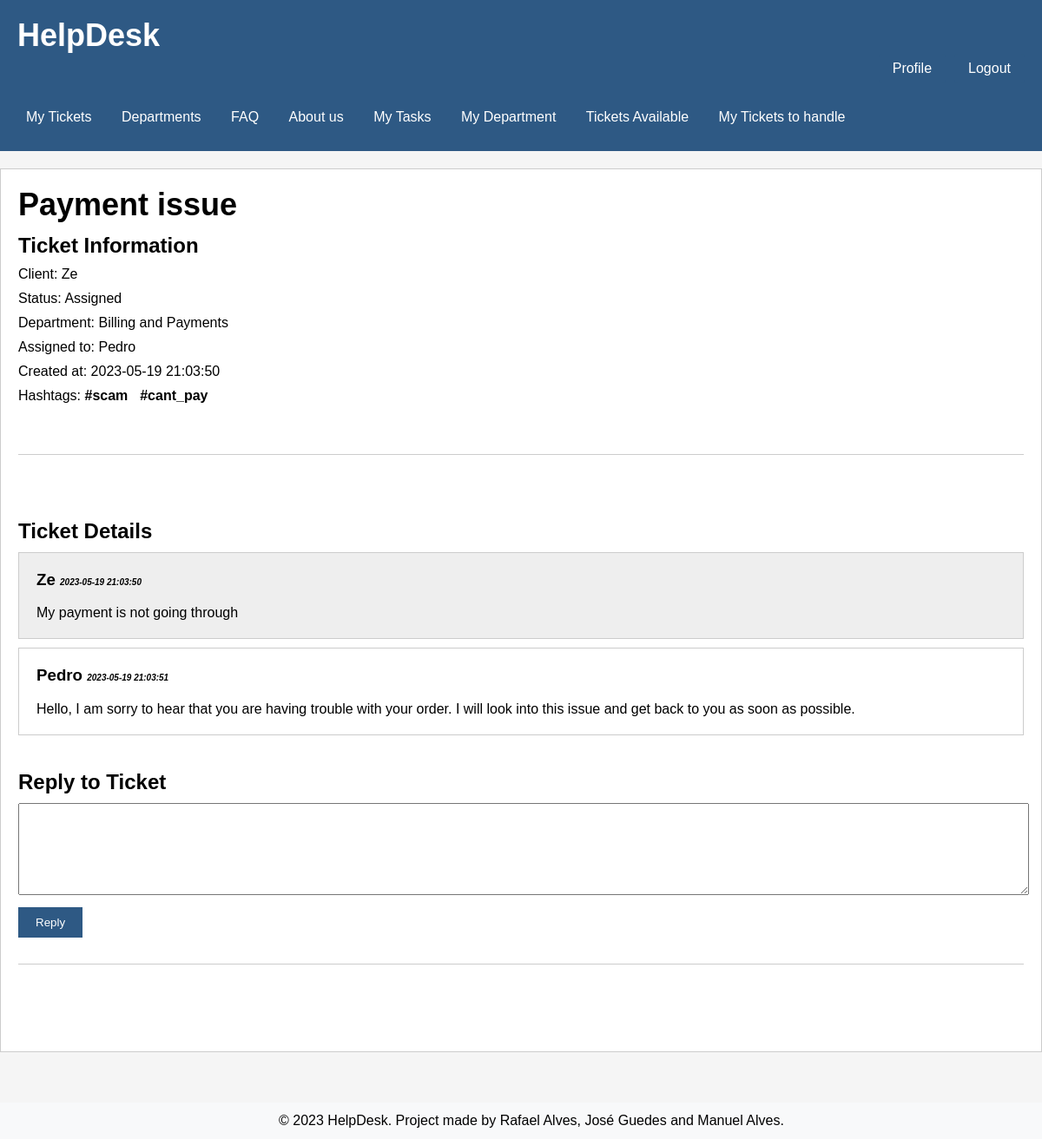
The page /pages/detailTicket.php?id=2 (signed in) on the database as committed earlier.
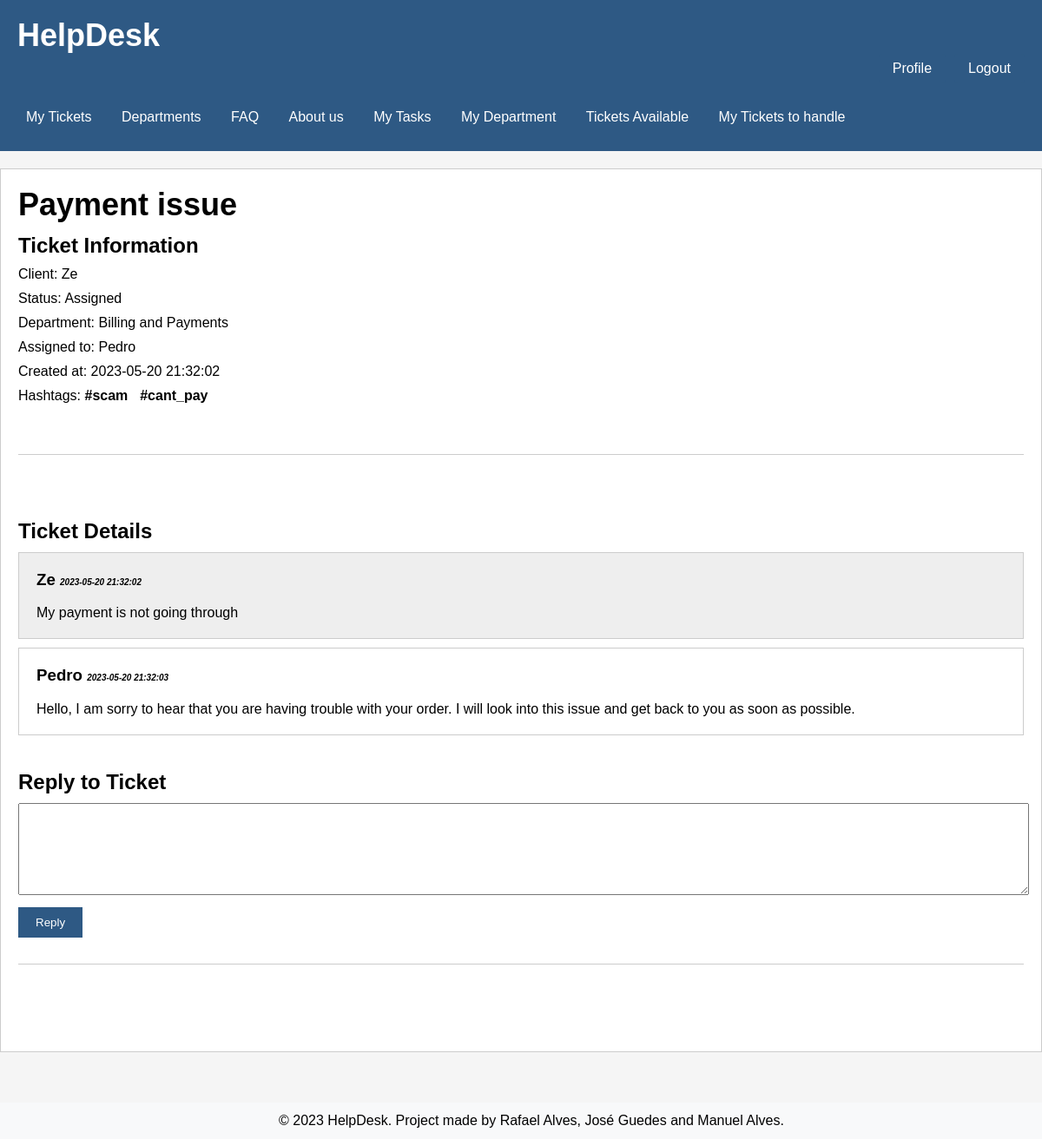
The same page on the database as committed later.
### tables this page shows
CREATE TABLE User (
     id INTEGER PRIMARY KEY AUTOINCREMENT,
     username varchar(255) NOT NULL UNIQUE,
     firstName varchar(255) NOT NULL,
     lastName varchar(255) NOT NULL,
     email varchar(255) NOT NULL UNIQUE,
     password varchar(255) NOT NULL,
     id_department INTEGER DEFAULT NULL,
     is_agent BOOLEAN NOT NULL DEFAULT false,
     is_admin BOOLEAN NOT NULL DEFAULT false,
     CONSTRAINT id_departmentFK FOREIGN KEY(id_department) REFERENCES Department(id)
 );

CREATE TABLE Department (
    id INTEGER PRIMARY KEY AUTOINCREMENT,
    name varchar(255) NOT NULL UNIQUE,
    created_at TIMESTAMP NOT NULL DEFAULT CURRENT_TIMESTAMP
);

CREATE TABLE Reply (
    id INTEGER PRIMARY KEY AUTOINCREMENT,
    id_ticket INTEGER,
    id_user INTEGER,
    content VARCHAR(255) NOT NULL,
    created_at TIMESTAMP NOT NULL DEFAULT CURRENT_TIMESTAMP,
    CONSTRAINT id_ticketFK FOREIGN KEY(id_ticket) REFERENCES Ticket (id),
    CONSTRAINT id_userFK FOREIGN KEY(id_user) REFERENCES User (id)
);

### database/user.class.php (called while the page is built, shortened)
<?php
  function getUserna($id) {
    global $dbh;
    try {
      $stmt = $dbh->prepare('SELECT username FROM User WHERE id = ?');
      $stmt->execute(array($id));
      if($row = $stmt->fetch()){
        return $row['username'];
      }
    }catch(PDOException $e) {
      return -1;
    }
  }

### database/department.class.php (called while the page is built, shortened)
<?php
  class Department {
    static function getName($id) {
      global $dbh;
      try {
        $stmt = $dbh->prepare('SELECT name FROM Department WHERE id = ?');
        $stmt->execute(array($id));
        if($row = $stmt->fetch()){
          return $row['name'];
        }
      }catch(PDOException $e) {
        return -1;
      }
    }
  }
?>

### database/ticket.class.php (called while the page is built, shortened)
<?php
  class Ticket {
static function getTicketHashtags(PDO $db, int $ticketId) {
  $query = "SELECT h.tag
            FROM Ticket_Hashtag th
            JOIN Hashtag h ON th.id_hashtag = h.id
            WHERE th.id_ticket = :ticketId";
  $stmt = $db->prepare($query);
  $stmt->bindParam(':ticketId', $ticketId, PDO::PARAM_INT);
  $stmt->execute();
  $hashtags = $stmt->fetchAll(PDO::FETCH_COLUMN);
  return $hashtags;
}
  }
?>

### database/reply.class.php (called while the page is built, shortened)
<?php
  class Reply {
    static function getRepliesByTicket(PDO $db, int $id_ticket) {
        $stmt = $db->prepare('
          SELECT id, created_at, content, id_user
          FROM Reply
          WHERE id_ticket = ?
          ORDER by created_at asc
        ');
        $stmt->execute(array($id_ticket));
        $row = $stmt->fetchAll(PDO::FETCH_ASSOC);
        return $row;
      }
    }
?>

### utils/session.php (called while the page is built, shortened)
<?php
   function getUserID() {
       if(isset($_SESSION['userID'])) {
            return $_SESSION['userID'];
       } else {
           return null;
       }
   }
?>

### pages/detailTicket.php (the view, shortened to what this page needs)
<?php
require_once(__DIR__ . '/../templates/header.tpl.php');
require_once(__DIR__ . '/../templates/footer.tpl.php');
include_once("../database/ticket.class.php");
include_once("../database/department.class.php");
include_once("../database/user.class.php");
include_once("../database/reply.class.php");
$depart = Department::getName($_SESSION['ticketinfo']['id_department']);
$replies = Reply::getRepliesByTicket($dbh, intval($_SESSION['ticketinfo']['id']));
$us = getUserna($_SESSION['ticketinfo']['id_user']);
$ag = getUserna($_SESSION['ticketinfo']['id_agent']);
$ticketId = $_SESSION['ticketinfo']['id'];
$hashtags = Ticket::getTicketHashtags($dbh, intval($ticketId));
drawHeader();
?>
<h1><?php echo htmlentities($_SESSION['ticketinfo']['title']) ?></h1>
<h2>Ticket Information</h2>
<ul>
    <li>Client: <?php echo htmlentities($us) ?></li>
    <li>Status: <?php echo htmlentities($_SESSION['ticketinfo']['ticket_status']) ?></li>
    <li>Department: <?php echo htmlentities($depart) ?></li>
    <li>Assigned to: <?php echo ($ag == null) ? htmlentities("This ticket has no agent working on it") : htmlentities($ag); ?></li>
    <li>Created at: <?php echo htmlentities($_SESSION['ticketinfo']['created_at']) ?></li>
    <li>Hashtags: <?php foreach ($hashtags as $hashtag): ?>
    <span class="hashtag"><?php echo htmlentities($hashtag); ?>&nbsp;</span>
    <?php endforeach; ?></li>
</ul>
<br>
<hr>
<br>
<br>
<br>
<h2>Ticket Details</h2>
<div style="padding: 20px; background: #eee; border: 1px solid #ccc; margin-bottom:10px;">
<h3 style="margin-top: 0"><?php echo htmlentities($us); ?> <span style="font-style: italic; font-size: 10px; display:inline-block"><?php echo htmlentities($_SESSION['ticketinfo']['created_at']) ?></span></h3>
<?php echo htmlentities($_SESSION['ticketinfo']['description']) ?>
</div>
<?php
if($replies) {
    foreach($replies as $reply) {
        ?>
        <div style="padding: 20px; background: <?php echo (getUserna($reply['id_user']) == $ag) ? '#fff' : '#eee'; ?>; border: 1px solid #ccc; margin-bottom:10px;">
        <h3 style="margin-top: 0"><?php echo getUserna($reply['id_user']); ?> <span style="font-style: italic; font-size: 10px; display:inline-block"><?php echo htmlentities($reply['created_at']) ?>
</span></h3>
        <?php echo htmlentities($reply['content']) ?>
        </div>
        <?php
    }
} else {
    ?>
    <h4>No replies yet.</h4c>
    <?php
}
?>
<?php
if((getUserID() == $_SESSION['ticketinfo']['id_agent'] || getUserID() == $_SESSION['ticketinfo']['id_user']) && $_SESSION['ticketinfo']['ticket_status'] != 'Closed'){
?>
    <h2>Reply to Ticket</h2>
    <textarea id="reply" style="width: 100%; height: 100px"></textarea>
    <?php
    echo '<button onclick="replyClientTicket()">Reply</button><hr />';
    ?>
<?php
    }
?>
<?php
drawFooter();
?>

### templates/header.tpl.php (shortened to what this page needs)
<?php function drawHeader() { ?>
    <!DOCTYPE html>
<html lang="en-US">
    <?php
    require_once(__DIR__ . '/../database/user.class.php');
    ?>
    <head>
        <link rel="stylesheet" href="../css/style.css">
    </head>
    <body>
        <header>
            <h1><a href = "/pages/ticketpage.php">HelpDesk</a></h1>
            <section class="logout-edit">
                <a href="/pages/profile.php"><button id="logout">Profile</button></a>
                <a href="../actions/action_logout.php"><button id="logout">Logout</button></a>
            </section>
            <nav>
            <ul>
                <li><a href="/pages/ticketpage.php">My Tickets</a></li>
                <li><a href="/pages/department.php">Departments</a></li>
                <li><a href="/pages/faq.php">FAQ</a></li>
                <li><a href="/pages/aboutus.php">About us</a></li>
                <?php
                if($_SESSION['userinfo']['is_admin']==true || $_SESSION['userinfo']['is_agent']==true){
                ?>
                <li><a href="/pages/tasks.php">My Tasks</a></li>
                <li><a href="/pages/departmentTicket.php?id=<?php echo intval($_SESSION['userinfo']['id_department']); ?>">My Department</a></li>
                <li><a href="/pages/ticketAvailable.php">Tickets Available</a></li>
                <li><a href="/pages/ticketsToHandle.php">My Tickets to handle</a></li>
                <?php } ?>
            </ul>
            </nav>
        </header>
        <main>
<?php } ?>

### templates/footer.tpl.php
<?php function drawFooter() { ?>
    </main>
        <footer>
        <p>&copy; 2023 HelpDesk. Project made by Rafael Alves, José Guedes and Manuel Alves.</p>
        </footer>
    </body>
<?php } ?>

### css/style.css (style rules this page uses)
header { background-color: #2E5984; color: #fff; padding: 20px; }
header h1 { margin: 0; }
body { position: relative; margin: 0; padding: 0; font-family: Arial, sans-serif; background-color: #f5f5f5; min-height: 100%; padding-bottom: 5rem; }
main { background-color: #fff; border: 1px solid #ccc; padding: 20px; min-height: 100%; padding-bottom: 5rem; margin: 20px auto; }
footer { background-color: #f8f9fa; text-align: center; padding: 1%; position: absolute; bottom: 0; width: 100%; }
#logout { background-color: #2E5984; color: #fff; border: none; cursor: pointer; font-size: 16px; border-radius: 4px; float: right; text-align: center; padding: 8px 16px; margin-left: 10px; }
body>header>h1>a { text-decoration: none; color: white; }
nav { background-color: #2E5984; padding: 10px; }
nav ul { list-style-type: none; margin: 0; padding: 0; }
nav li { display: inline-block; margin-right: 10px; }
nav a { color: white; text-decoration: none; }
h1 { margin: 0; font-size: 36px; margin-bottom: 1%; }
h1>a { text-decoration: none; color: white; }
nav ul li { display: inline; }
nav ul li a { color: #fff; text-decoration: none; margin-left: 20px; transition: color 0.3s ease; }
body>header>nav>ul>li:nth-child(1)>a { margin-left: 0%; }
h2 { font-size: 24px; margin: 0 0 10px; }
ul { list-style-type: none; padding: 0; margin: 0; margin-bottom: 20px; }
.logout-edit { display: flex; justify-content: flex-end; align-items: center; margin-bottom: 10px; }
.logout-edit a { text-decoration: none; }
body > header > nav > ul > li:first-child > a { margin-left: 0%; }
h1 a { text-decoration: none; color: white; }
h3 { margin-top: 5%; }
footer p { margin: 0; }
p { margin: 0 0 20px; }
h2:last-of-type { margin-top: 40px; }
li { margin-bottom: 10px; }
.hashtag { margin-right: 5px; font-weight: bold; }
textarea { width: 100%; height: 100px; margin-bottom: 10px; }
button { padding: 10px 20px; background-color: #2E5984; color: white; border: none; cursor: pointer; margin-bottom: 10px; }
hr { border: none; border-top: 1px solid #ccc; margin: 20px 0; }
h3 { margin-top: 0; }
div:first-of-type { background: #fff; }

Rows that differ between the two databases and show on the page:
changed reply "Pedro": created_at "2023-05-19 21:03:51" → "2023-05-20 21:32:03"
Other text that changed with them:
$_SESSION['ticketinfo']['created_at']: "2023-05-19 21:03:50" → "2023-05-20 21:32:02"
